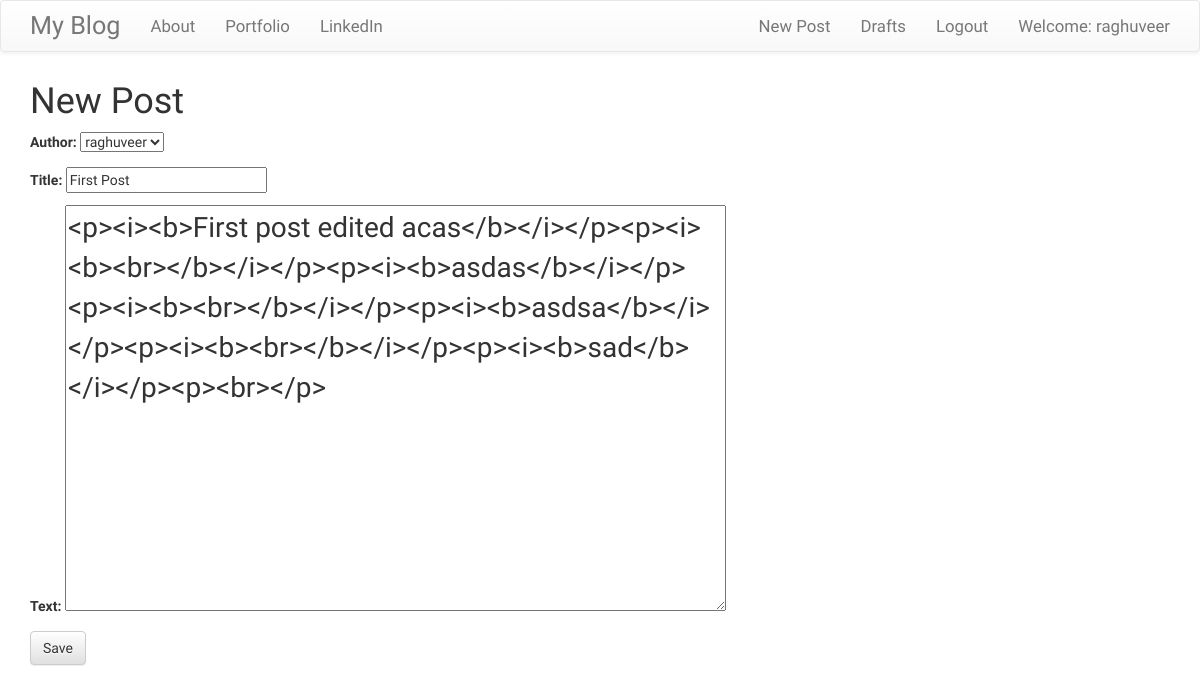
Screenshot of /post/1/edit/ (signed in) with the database file from the repository.
### blogapp/models.py (models this page shows, shortened)
class Post(models.Model):
    author = models.ForeignKey('auth.User')
    title = models.CharField(max_length=200)
    text = models.TextField()
    created_date = models.DateTimeField(default=timezone.now)
    published_date = models.DateTimeField(blank=True,null=True)

### blogapp/views.py (the view)
# urls.py: url(r'^post/(?P<pk>\d+)/edit/$',views.PostUpdateView.as_view(),name='post_edit'),
class PostUpdateView(LoginRequiredMixin,UpdateView):
    login_url = '/login/'
    redirect_field_name = 'blogapp/post_detail.html'
    form_class = PostForm
    model = Post

### blogapp/forms.py
class PostForm(forms.ModelForm):
    class Meta():
        model = Post
        fields = ('author','title','text')
        widgets = {
            'title':forms.TextInput(attrs={'class':'textinputclass'}),
            'text':forms.Textarea(attrs={'class':'editable medium-editor-textarea postcontent'})
        }

### blogapp/templates/blogapp/post_form.html (shortened to what this page needs)
{% extends "blogapp/base.html" %}
{% block content %}
    <h1>New Post</h1>
    <form class="post-form" method="POST">
        {{ form.as_p }}
        <button type="submit" class="save btn btn-default" name="button">Save</button>
    </form>
{% endblock %}

### blogapp/templates/blogapp/base.html (shortened to what this page needs)
<!DOCTYPE html>
{% load staticfiles %}
<html lang="en">
<head>
    <link rel="stylesheet" href="https://maxcdn.bootstrapcdn.com/bootstrap/3.3.7/css/bootstrap.min.css"
>
    <link rel="stylesheet" href="https://maxcdn.bootstrapcdn.com/bootstrap/3.3.7/css/bootstrap-theme.min.css"
>
    <link rel="stylesheet" href="//cdn.jsdelivr.net/npm/medium-editor@latest/dist/css/medium-editor.min.css"
          type="text/css" media="screen" charset="utf-8">
    <link rel="stylesheet" href="{% static 'css/blog.css'%}">
</head>
<body class="loader">
    <nav class="navbar navbar-default techfont custom-navbar">
        <div class="container">
            <ul class="nav navbar-nav">
                <li><a class="navbar-brand bigbrand" href="{% url 'post_list' %}">My Blog</a></li>
                <li><a href="{% url 'about' %}">About</a></li>
                <li><a href="https://raghuve3r.github.io/">Portfolio</a></li>
                <li><a href="https://www.linkedin.com/in/raghuveerkanchibail/">LinkedIn</a></li>
            </ul>
            <ul class="nav navbar-nav navbar-right">
                {% if user.is_authenticated %}
                    <li><a href="{% url 'post_new' %}">New Post</a> </li>
                    <li><a href="{% url 'post_draft_list' %}">Drafts</a> </li>
                    <li><a href="{% url 'logout' %}">Logout</a> </li>
                    <li><a>Welcome: {{ user.username }}</a></li>
                {% else %}
                    <li><a href="{% url 'login' %}"><span class="glyphicon glyphicon-user"></span></a></li>
                {% endif %}
            </ul>
        </div>
    </nav>
    <div class="content container">
        <div class="row">
            <div class="col-md-8">
                <div class="blog_posts">
                    {% block content %}
                    {% endblock %}
                </div>
            </div>
        </div>
    </div>
</body>
</html>

### blogapp/static/css/blog.css (style rules this page uses)
body { font-family: 'Concert One'; }
.techfont { font-family: 'Bungee',sans-serif; font-size: 1.2em; margin-bottom: 10px; }
.bigbrand { font-size: 1.5em; }
.postcontent { font-family: 'Concert One'; font-size: 2em; }
.loader { filter:hue-rotate(0deg); color:linear-gradient(45deg,#0f8,#08f); animation:hue 10000ms infinite linear; }

### rows the page displays
Post: author "raghuveer", title "First Post", text "<p><i><b>First post edited acas</b></i></p><p><i><b><br></b></i></p><p><i><b>asdas</b></i></p><p><i><b><br></b></i></p><p><i><b>asdsa</b></i></p><p><i><b><br></b></i></p><p><i><b>sad</b></i></p><p><br></p>"

### other values shown
{{ user.username }} "raghuveer"
